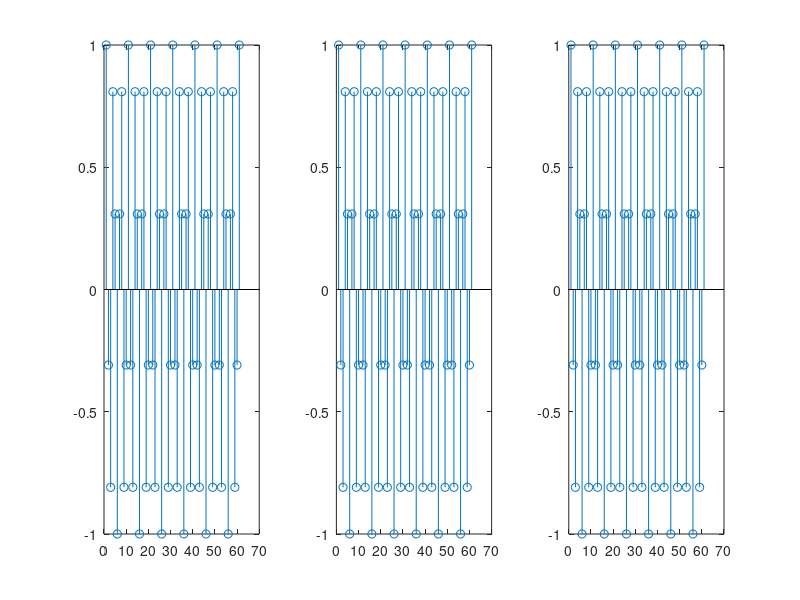

This figure's MATLAB source:
t=-3:0.1:3;
g1=cos(6*pi*t);
g2=cos(14*pi*t);
g3=cos(26*pi*t);
subplot(1,3,1);
stem(g1);
subplot(1,3,2);
stem(g2);
subplot(1,3,3);
stem(g3);
